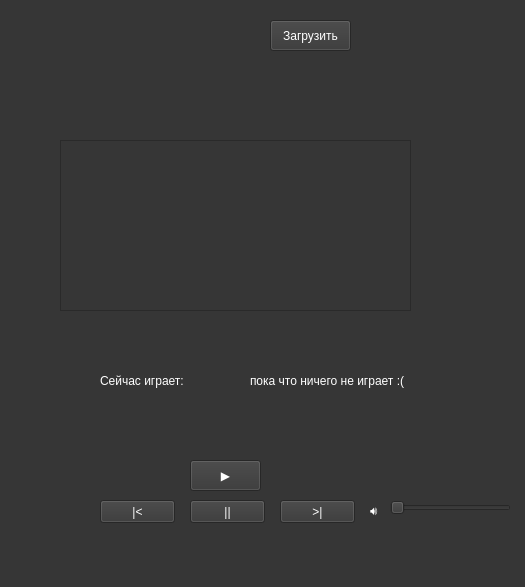
<?xml version="1.0" encoding="UTF-8"?>
<ui version="4.0">
 <class>MainWindow</class>
 <widget class="QMainWindow" name="MainWindow">
  <property name="geometry">
   <rect>
    <x>0</x>
    <y>0</y>
    <width>525</width>
    <height>587</height>
   </rect>
  </property>
  <property name="windowTitle">
   <string>MainWindow</string>
  </property>
  <property name="styleSheet">
   <string notr="true">background-color: rgb(54, 54, 54);</string>
  </property>
  <widget class="QWidget" name="centralwidget">
   <widget class="QLabel" name="helloLabel">
    <property name="geometry">
     <rect>
      <x>20</x>
      <y>20</y>
      <width>131</width>
      <height>31</height>
     </rect>
    </property>
    <property name="styleSheet">
     <string notr="true">color: rgb(255, 255, 255);</string>
    </property>
    <property name="text">
     <string/>
    </property>
   </widget>
   <widget class="QPushButton" name="playButton">
    <property name="geometry">
     <rect>
      <x>190</x>
      <y>460</y>
      <width>71</width>
      <height>31</height>
     </rect>
    </property>
    <property name="whatsThis">
     <string>&lt;html&gt;&lt;head/&gt;&lt;body&gt;&lt;p align=&quot;center&quot;&gt;Кликните для воспроизведения музыки&lt;/p&gt;&lt;/body&gt;&lt;/html&gt;</string>
    </property>
    <property name="styleSheet">
     <string notr="true">color: rgb(255, 255, 255);</string>
    </property>
    <property name="text">
     <string>▶️</string>
    </property>
   </widget>
   <widget class="QPushButton" name="loadButton">
    <property name="geometry">
     <rect>
      <x>270</x>
      <y>20</y>
      <width>81</width>
      <height>31</height>
     </rect>
    </property>
    <property name="styleSheet">
     <string notr="true">color: rgb(255, 255, 255);</string>
    </property>
    <property name="text">
     <string>Загрузить</string>
    </property>
   </widget>
   <widget class="QTableWidget" name="tableWidget">
    <property name="geometry">
     <rect>
      <x>60</x>
      <y>140</y>
      <width>351</width>
      <height>171</height>
     </rect>
    </property>
    <property name="styleSheet">
     <string notr="true">color: rgb(255, 255, 255);
background-color: rgb(54, 54, 54);</string>
    </property>
   </widget>
   <widget class="QSlider" name="volumeChange">
    <property name="geometry">
     <rect>
      <x>390</x>
      <y>500</y>
      <width>121</width>
      <height>16</height>
     </rect>
    </property>
    <property name="orientation">
     <enum>Qt::Horizontal</enum>
    </property>
   </widget>
   <widget class="QLabel" name="volumeLabel">
    <property name="geometry">
     <rect>
      <x>370</x>
      <y>500</y>
      <width>16</width>
      <height>21</height>
     </rect>
    </property>
    <property name="styleSheet">
     <string notr="true">color: rgb(255, 255, 255);</string>
    </property>
    <property name="text">
     <string>🔊</string>
    </property>
   </widget>
   <widget class="QPushButton" name="pauseButton">
    <property name="geometry">
     <rect>
      <x>190</x>
      <y>500</y>
      <width>75</width>
      <height>23</height>
     </rect>
    </property>
    <property name="whatsThis">
     <string>&lt;html&gt;&lt;head/&gt;&lt;body&gt;&lt;p align=&quot;center&quot;&gt;Для паузы можете также прожать пробел&lt;/p&gt;&lt;/body&gt;&lt;/html&gt;</string>
    </property>
    <property name="styleSheet">
     <string notr="true">color: rgb(255, 255, 255);</string>
    </property>
    <property name="text">
     <string>||</string>
    </property>
   </widget>
   <widget class="QPushButton" name="prevButton">
    <property name="geometry">
     <rect>
      <x>100</x>
      <y>500</y>
      <width>75</width>
      <height>23</height>
     </rect>
    </property>
    <property name="whatsThis">
     <string>&lt;html&gt;&lt;head/&gt;&lt;body&gt;&lt;p align=&quot;center&quot;&gt;Предыдущий трек&lt;/p&gt;&lt;/body&gt;&lt;/html&gt;</string>
    </property>
    <property name="styleSheet">
     <string notr="true">color: rgb(255, 255, 255);</string>
    </property>
    <property name="text">
     <string>|&lt;</string>
    </property>
   </widget>
   <widget class="QPushButton" name="nextButton">
    <property name="geometry">
     <rect>
      <x>280</x>
      <y>500</y>
      <width>75</width>
      <height>23</height>
     </rect>
    </property>
    <property name="whatsThis">
     <string>&lt;html&gt;&lt;head/&gt;&lt;body&gt;&lt;p align=&quot;center&quot;&gt;Следующий трек&lt;/p&gt;&lt;/body&gt;&lt;/html&gt;</string>
    </property>
    <property name="styleSheet">
     <string notr="true">color: rgb(255, 255, 255);</string>
    </property>
    <property name="text">
     <string>&gt;|</string>
    </property>
   </widget>
   <widget class="QLabel" name="nameLabel">
    <property name="geometry">
     <rect>
      <x>250</x>
      <y>370</y>
      <width>201</width>
      <height>21</height>
     </rect>
    </property>
    <property name="styleSheet">
     <string notr="true">color: rgb(255, 255, 255);</string>
    </property>
    <property name="text">
     <string>пока что ничего не играет :(</string>
    </property>
   </widget>
   <widget class="QLabel" name="label">
    <property name="geometry">
     <rect>
      <x>100</x>
      <y>370</y>
      <width>91</width>
      <height>21</height>
     </rect>
    </property>
    <property name="styleSheet">
     <string notr="true">color: rgb(255, 255, 255);</string>
    </property>
    <property name="text">
     <string>Сейчас играет:</string>
    </property>
   </widget>
  </widget>
  <widget class="QMenuBar" name="menubar">
   <property name="geometry">
    <rect>
     <x>0</x>
     <y>0</y>
     <width>525</width>
     <height>21</height>
    </rect>
   </property>
  </widget>
  <widget class="QStatusBar" name="statusbar"/>
 </widget>
 <resources/>
 <connections/>
</ui>
